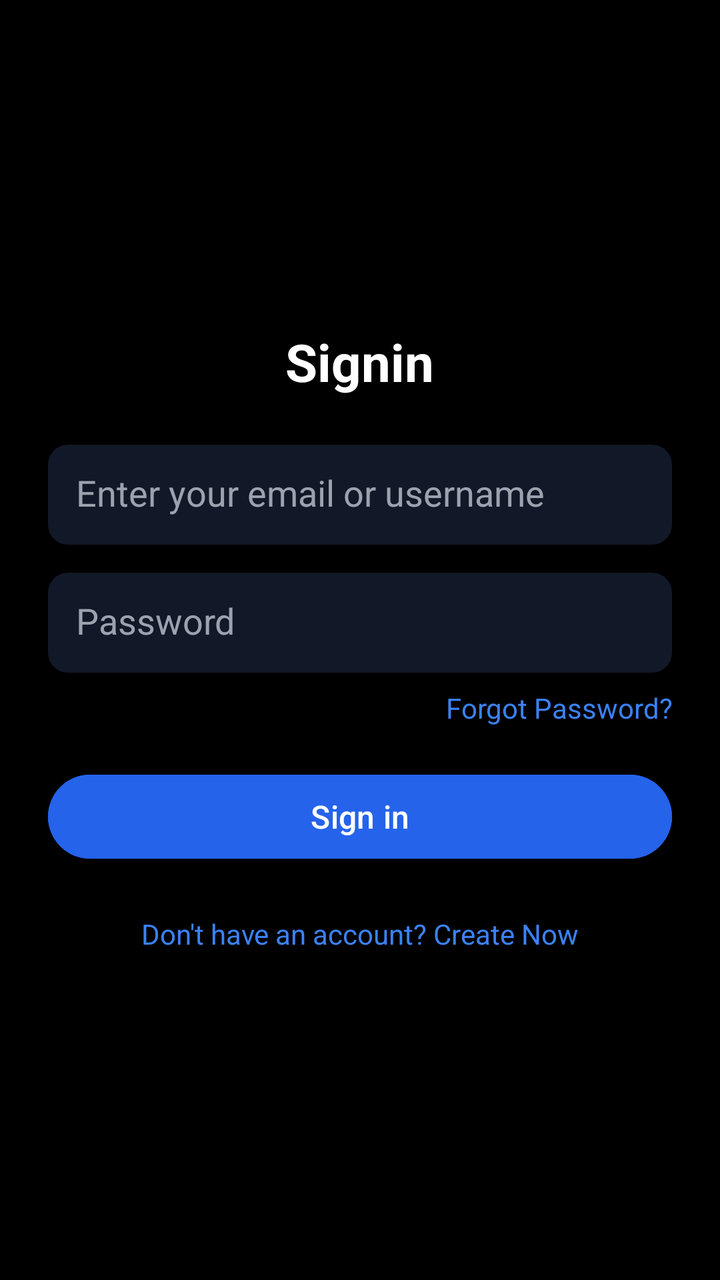
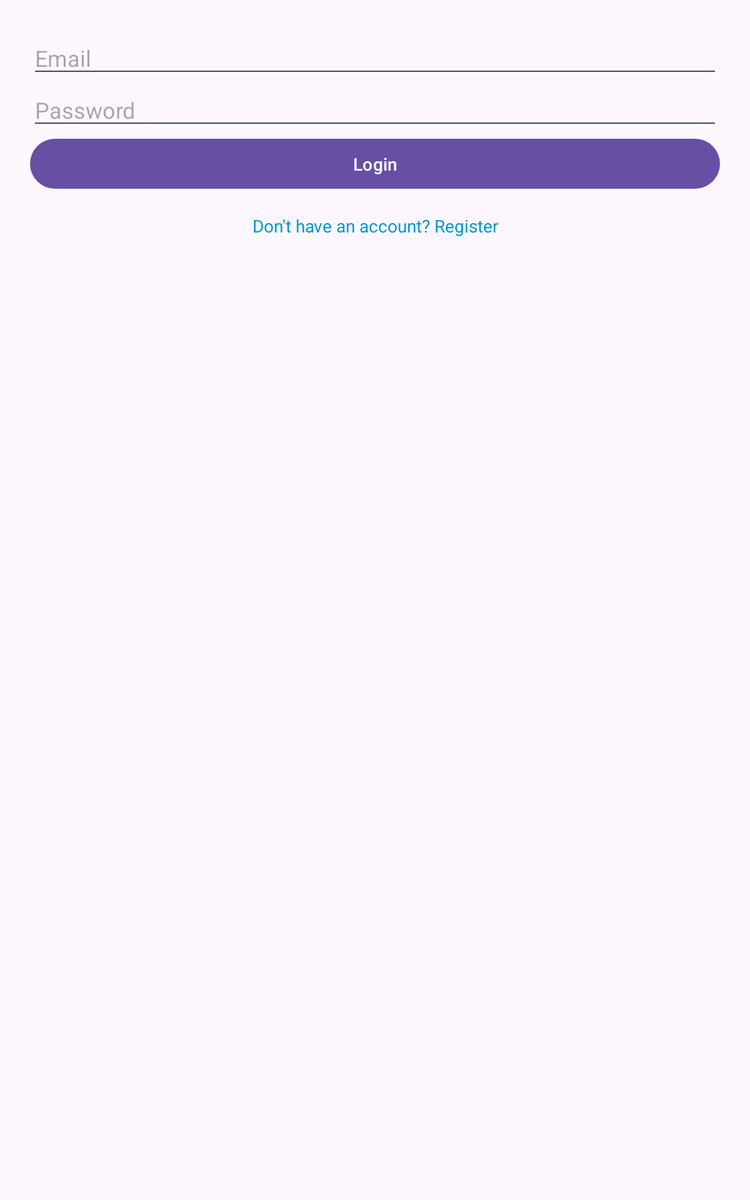

First picture: res/layout/ on a phone held upright. Second picture: the repository's own variant of that layout, on a device whose configuration matches the variant's folder. Source for both follows.
<!-- AndroidManifest.xml: application theme Theme.Snaplink -->
<!-- res/layout/activity_login.xml -->
<?xml version="1.0" encoding="utf-8"?>
<LinearLayout xmlns:android="http://schemas.android.com/apk/res/android"
    android:layout_width="match_parent"
    android:layout_height="match_parent"
    android:background="#000000"
    android:gravity="center"
    android:orientation="vertical"
    android:padding="24dp">

    <TextView
        android:layout_width="wrap_content"
        android:layout_height="wrap_content"
        android:text="Signin"
        android:textColor="#FFFFFF"
        android:textSize="26sp"
        android:textStyle="bold"
        android:layout_marginBottom="24dp" />

    <EditText
        android:id="@+id/email"
        android:layout_width="match_parent"
        android:layout_height="50dp"
        android:hint="Enter your email or username"
        android:padding="14dp"
        android:textColor="#FFFFFF"
        android:textColorHint="#9CA3AF"
        android:background="@drawable/bg_input"
        android:layout_marginBottom="14dp" />

    <EditText
        android:id="@+id/password"
        android:layout_width="match_parent"
        android:layout_height="50dp"
        android:hint="Password"
        android:padding="14dp"
        android:inputType="textPassword"
        android:textColor="#FFFFFF"
        android:textColorHint="#9CA3AF"
        android:background="@drawable/bg_input" />

    <TextView
        android:layout_width="match_parent"
        android:layout_height="wrap_content"
        android:text="Forgot Password?"
        android:textColor="#3B82F6"
        android:gravity="end"
        android:layout_marginTop="8dp"
        android:layout_marginBottom="20dp" />

    <Button
        android:id="@+id/loginBtn"
        android:layout_width="match_parent"
        android:layout_height="50dp"
        android:text="Sign in"
        android:textColor="#FFFFFF"
        android:textSize="16sp"
        android:backgroundTint="#2563EB" />

    <TextView
        android:id="@+id/tvRegister"
        android:layout_width="wrap_content"
        android:layout_height="wrap_content"
        android:text="Don't have an account? Create Now"
        android:textColor="#3B82F6"
        android:layout_marginTop="24dp" />

</LinearLayout>
<!-- resources referenced by this layout -->
<resources>
  <!-- drawable bg_input (drawable) -->
  <?xml version="1.0" encoding="utf-8"?>
  <shape xmlns:android="http://schemas.android.com/apk/res/android">
      <solid android:color="#111827" />
      <corners android:radius="10dp" />
  </shape>
  <style name="Theme.Snaplink" parent="Theme.Material3.DayNight.NoActionBar">
          
          
          
      </style>
</resources>
<!-- res/layout-sw600dp/activity_login.xml (the repository's variant of the layout above) -->
<!-- drawn on a 7-inch tablet held upright -->
<?xml version="1.0" encoding="utf-8"?>
<LinearLayout xmlns:android="http://schemas.android.com/apk/res/android"
    android:layout_width="match_parent"
    android:layout_height="match_parent"
    android:orientation="vertical"
    android:padding="24dp">

    <EditText
        android:id="@+id/email"
        android:layout_width="match_parent"
        android:layout_height="wrap_content"
        android:hint="Email" />

    <EditText
        android:id="@+id/password"
        android:layout_width="match_parent"
        android:layout_height="wrap_content"
        android:hint="Password"
        android:inputType="textPassword" />

    <Button
        android:id="@+id/loginBtn"
        android:layout_width="match_parent"
        android:layout_height="wrap_content"
        android:text="Login" />

    <TextView
        android:id="@+id/tvRegister"
        android:layout_width="match_parent"
        android:layout_height="wrap_content"
        android:gravity="center"
        android:padding="16dp"
        android:text="Don't have an account? Register"
        android:textColor="@android:color/holo_blue_dark" />


</LinearLayout>
<!-- resources referenced by the variant -->
<!-- as a 7-inch tablet held upright resolves them -->
<resources>
  <style name="Theme.Snaplink" parent="Theme.Material3.DayNight.NoActionBar">
          
          
          
      </style>
</resources>
